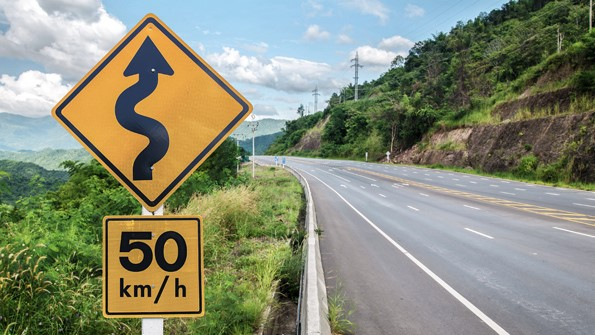
#> input picture imagenes/ruta.jpg, 595 x 335 px
$ python actividad2_detecto_color.py
#> lines starting #> are read from the running program, lines starting #| are printed output that depends on the picture; after the words box and inside, x2 and y2 are one past the last pixel; in counts of white or black regions, pixels touching at a corner belong together
# ALUMNO : AGUILAR LUCIANO DAVID

import cv2
import numpy as np

# Utilizo la imagen ruta.jpg al no estar especificado en la actividad
ruta = cv2.imread('imagenes/ruta.jpg')
#> ruta is the input picture: shape (335, 595, 3); mean B, G, R 119.6, 140.8, 136.5

#ruta = cv2.imread('imagenes/cubo.jpg')

rutaHSV = cv2.cvtColor(ruta,cv2.COLOR_BGR2HSV)
#> rutaHSV: shape (335, 595, 3); mean H, S, V 65.3, 83.9, 153.3

yellowBajo1 = np.array([15,100,20],np.uint8)
yellowAlto1 = np.array([30,255,255],np.uint8)
yellowBajo2 = np.array([15,100,20],np.uint8)
yellowAlto2 = np.array([30,255,255],np.uint8)

maskYellow1 = cv2.inRange(rutaHSV,yellowBajo1,yellowAlto1)
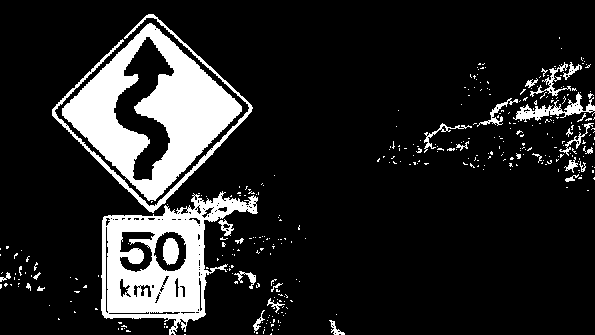
#> maskYellow1: shape (335, 595); 14.4% white; 353 white regions (321 under 20 px), largest, box (x1, y1, x2, y2) and area: (62, 23, 242, 201) 13144, (101, 191, 258, 335) 9482, (52, 14, 253, 213) 1928
maskYellow2 = cv2.inRange(rutaHSV,yellowBajo2,yellowAlto2)

maskYellow = cv2.add(maskYellow1,maskYellow2)

maskYellowvis = cv2.bitwise_and(ruta,ruta,mask=maskYellow)
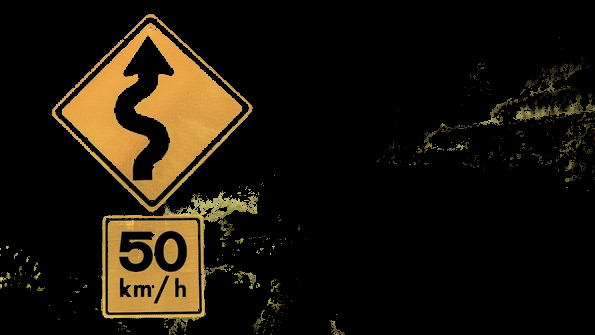
#> maskYellowvis: shape (335, 595, 3); mean B, G, R 10, 20.5, 26.7

cv2.imshow('original',ruta)
cv2.imshow('maskyellow',maskYellow)
cv2.imshow('maskyellowvis',maskYellowvis)

cv2.waitKey(0)
cv2.destroyAllWindows()

cv2.waitKey(0)
cv2.destroyAllWindows()
